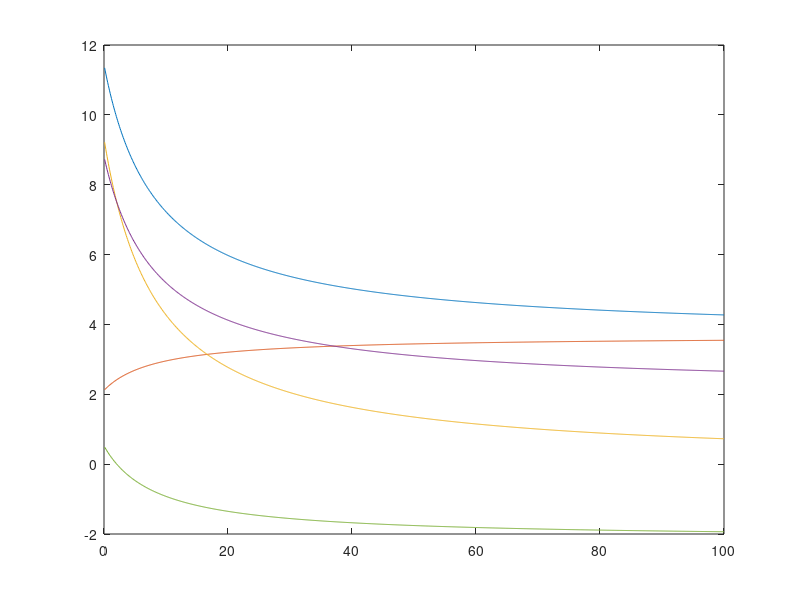

Here is the MATLAB script that generated this plot:
% Tutorial 8.3 Example 8.5 - Jeffrey Laederach

% Define the values of the resistors R1, R2, R4, and R5 in Ohms;
R1 = 5;
R2 = 25;
R4 = 6;
R5 = 15;

% Define the value of the voltage sources, V1 & V2 in Volts;
V1 = 110;
V2 = 45;

% Vary the resistance of R3 from 0.1 - 100 ohms and find I
for m = 1:1000
    R3(m) = m / 10;

    % Define the coefficient matrix A, Row by Row;
    A1 = [1 -1 -1 0 0];
    A2 = [0 0 1 -1 -1];
    A3 = [R1 R2 0 0 0];
    A4 = [0 R2 -R3(m) -R4 0];
    A5 = [0 0 0 R4 -R5];

    A = [A1; A2; A3; A4; A5];

    % Define the constant matrix C;
    C = [0; 0; V1; 0; V2];

    % Calculate the currents (X matrix)
    X = inv(A)*C;

    % Extract the currents from the X matrix;
    I1(m) = X(1);
    I2(m) = X(2);
    I3(m) = X(3);
    I4(m) = X(4);
    I5(m) = X(5);
end

% Make plot of the currents as functions of R3;
plot(R3,I1,R3,I2,R3,I3,R3,I4,R3,I5)